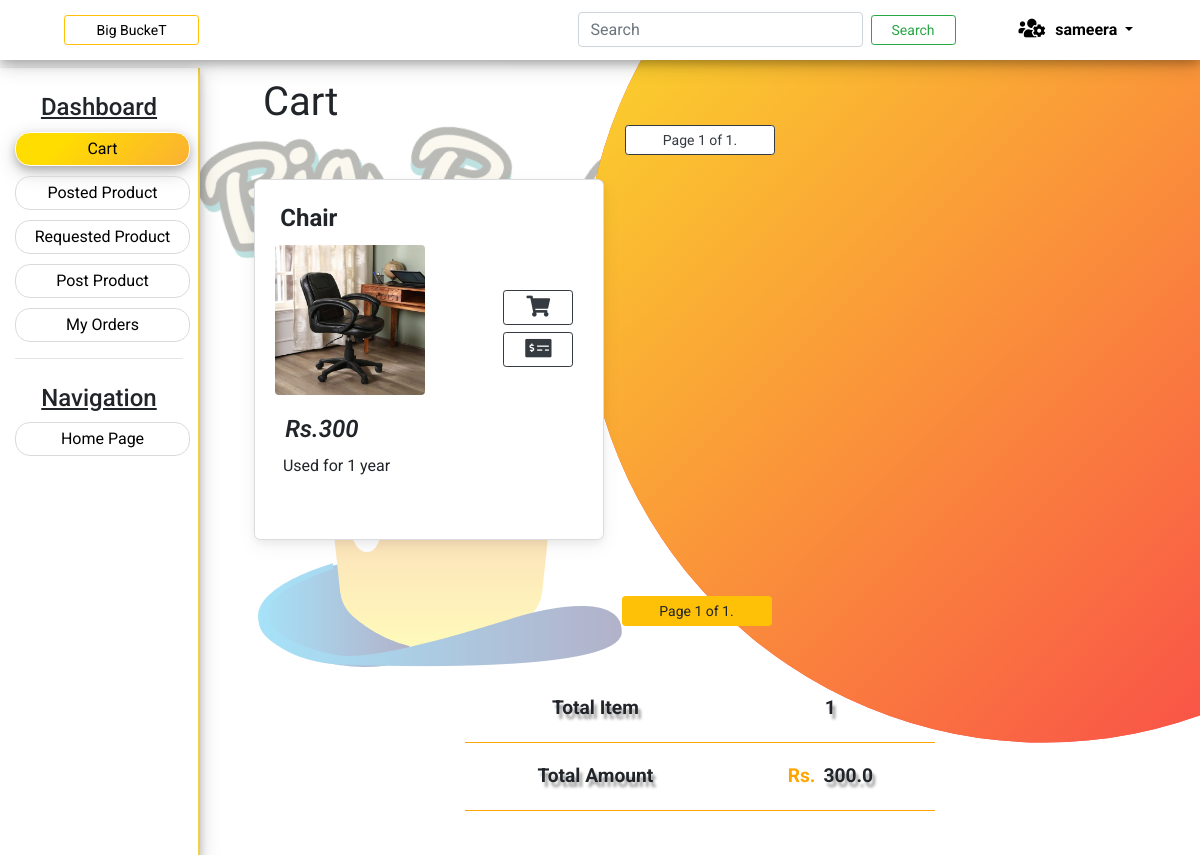
/cart_view/ (signed in), run on an earlier commit of the app's database.
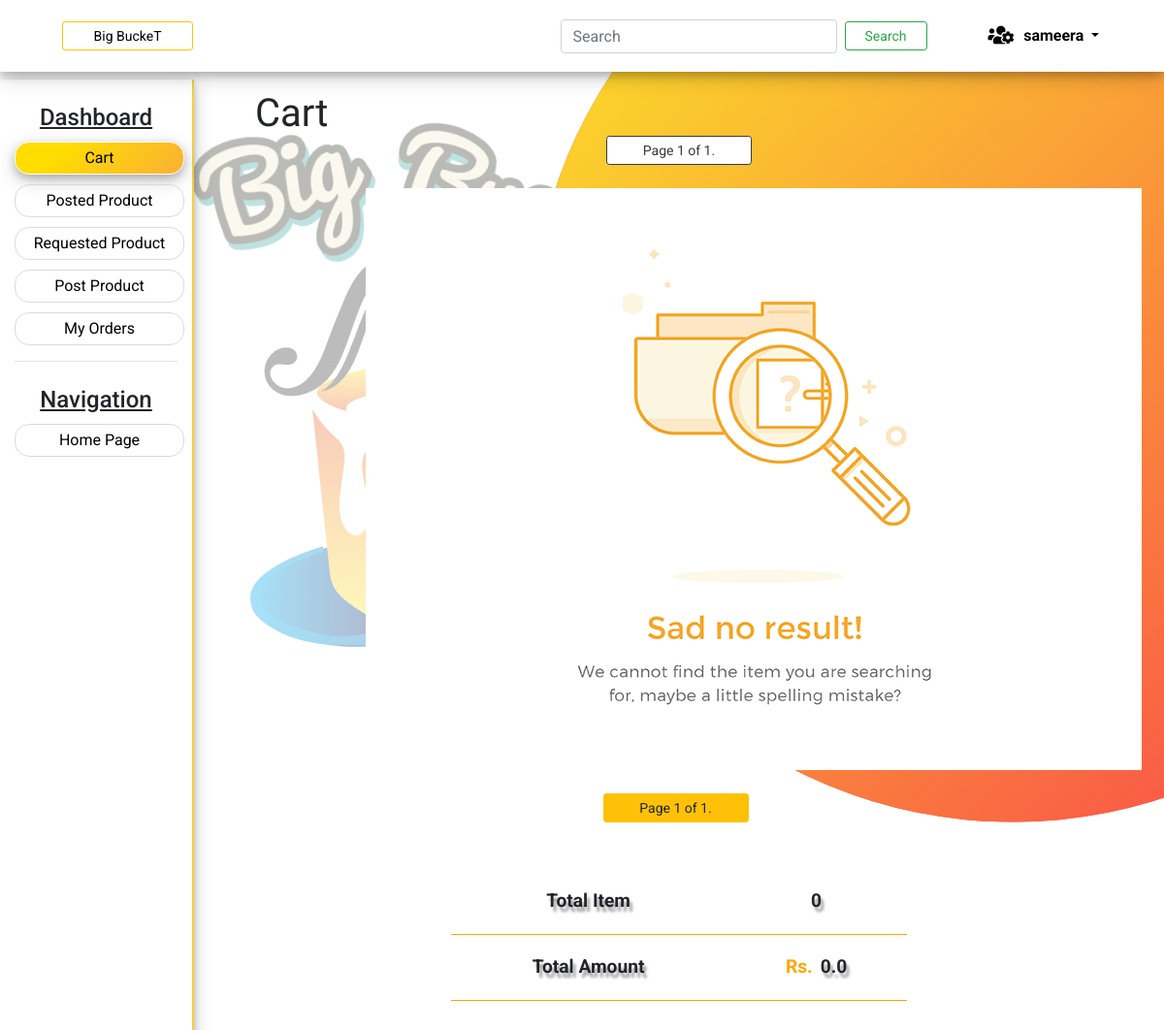
And on a later commit of the database.
### firstapp/models.py (models this page shows, shortened)
class cart(models.Model):
    cart_id = models.AutoField(primary_key=True)
    product_id  = models.ForeignKey(Product, blank=True, null=True,on_delete=models.CASCADE)
    request_id = models.ForeignKey(AuthUser,blank=True,null=True,on_delete=models.CASCADE)

class Product(models.Model):
    ch=(
    ('Stationary','Stationary'),
    ('Household_supplies','Household_supplies'),
    ('Furnitures','Furnitures'),
    ('Sport-item','Sport-item'),
    ('Electronic-item','Electronic-item'),
    ('Bags_and_Luggage','Bags_and_Luggage'))
    Id = models.AutoField(primary_key =True)
    product_mage = models.ImageField(upload_to='product/',blank=True)
    username  = models.ForeignKey(AuthUser,db_column='username', blank=True, null=True,on_delete=models.CASCADE)
    price = models.IntegerField()
    Productname = models.CharField(max_length=50)
    Description = models.TextField()
    Upload_date = models.DateField()
    status = models.CharField(max_length=15,default="sell")
    catogory = models.CharField(max_length=30,choices=ch,default='Stationary')
    payment_mode = models.CharField(max_length=20,choices=(('mode1',"Phone-pay"),('mode2','Google-pay'),('mode3','Paytm'),('mode4','Cash')),default='mode4')
    payment_qr = models.ImageField(upload_to='payment_mode/',blank=True,null=True)

### firstapp/views.py (the view, shortened to what this page needs)
# urls.py: url(r'cart_view/$',views.cart_view,name='cart_view'),
@login_required
def cart_view(request):
    global cart_option
    total_item = 0
    total_amount= 0
    form,objects,obj,bill_context = None,None,None,None
    if cart_option == "Cart":
        obj = cart.objects.filter(request_id__username=request.user.username)
        total_item = len(obj)
        total_amount = float((obj.aggregate(Sum('product_id__price')))['product_id__price__sum'] or 0 )
    else:
        form = Productform()
    if cart_option == "Posted-Product" or cart_option =="Cart" or cart_option =="Requested-Product" or cart_option == "My-Orders" :
        paginator = Paginator(obj, 12)
        page = request.GET.get('page')
        obj = paginator.get_page(page)
        bill_context = {'total_amount':total_amount,'total_item':total_item}
    return render(request,'cart_view.html',{'objects':obj,'pagenumber':obj,'form':form,'option':cart_option,'bill':bill_context})

### templates/cart_view.html (shortened to what the changed rows need)
{% extends 'index.html' %}
{% load staticfiles %}
{% load crispy_forms_tags %}
{% load custemtemplates %}
{% block container_block %}
  <div class="row mt-2" style="position: relative;z-index: 5;">
           <div class="col-sm-10">
                    <div class="container-fluid" id="top-container" >
                        <h1 style="height: 30px;line-height: 30px;"><span class="ml-5 dashbordheading" style="font-family: 'Yeon Sung', cursive;">Inventory</span></h1>
                        <div class="container-fluid" style="width: 95%;">
                            {% if option == 'Cart' %}
                                         <div class="row">
                                                {%for one in objects %}
                                                        <div  class="col-sm-4" >
                                                                <div class="card-content"  onclick="detailvalue(this)" >
                                                                        <h4 id="lefttext" ><span style="margin-left: 5px;">{{one.product_id.Productname}}</span></h4>
                                                                        <div class="row cardcolumn">
                                                                                <div class="col-sm-8">
                                                                                        <img class="rounded" src="{{ one.product_id.product_mage.url }}" alt="Oh no image!" >
                                                                                </div>
                                                                                <div class="col-sm-4 buttoncolumn">
                                                                                        <button class="btn btn-sm btn-outline-dark" onmouseover="addcontent(this,'Remove')" onmouseout="removecontent(this,'Cart')" onclick="event.stopPropagation();deletecart(this)"><i class="fas fa-shopping-cart fa-2x "></i></button>
                                                                                        <button class="btn btn-sm btn-outline-dark"  onmouseover="addcontent(this,'Buy')" onmouseout="removecontent(this,'Buy')" onclick="event.stopPropagation();  createorder(this)"><i class="fas fa-money-check-alt fa-2x "></i></button>
                                                                                </div>
                                                                        </div>
                                                                        <h2 class="price" >Rs.{{one.product_id.price }}</h2>
                                                                        <p class="description" >{{one.product_id.Description}}</p>
                                                                </div>
                                                        </div>
                                                {% empty %}
                                                        <div class="conatiner" style="width:70%;margin: auto;">
                                                                <img src="{% static 'empty.png'%}" alt="No product match">
                                                        </div>
                                                {% endfor %}
                                        </div>
                            {% endif %}
                        </div>
                    </div>
                     {%if option != 'Post-Product' %}
                        <div class="container mb-5">
                                <table style="width: 50%; margin: auto;text-shadow: 3px 5px 3px rgba(0, 0, 0, 0.384);">
                                        <tr>
                                                <th>Total Item</th>
                                                <th>{{bill.total_item}}</th>
                                        </tr>
                                        <tr>
                                                <th>Total Amount</th>
                                                <th><span class="mr-2" style="text-shadow:none;color: orange;" >Rs.</span>{{ bill.total_amount }}</th>
                                        </tr>
                                </table>
                        </div>
                    {% endif %}
            </div>
        </div>
{% endblock %}

What changed in the data, as far as the page shows it:
removed cart: product_id.Productname "Chair", product_id.product_mage (picture), product_id.price "300", product_id.Description "Used for 1 year"
Also different on the page:
{{ bill.total_item }}: "1" → "0"
{{ bill.total_amount }}: "300.0" → "0.0"
